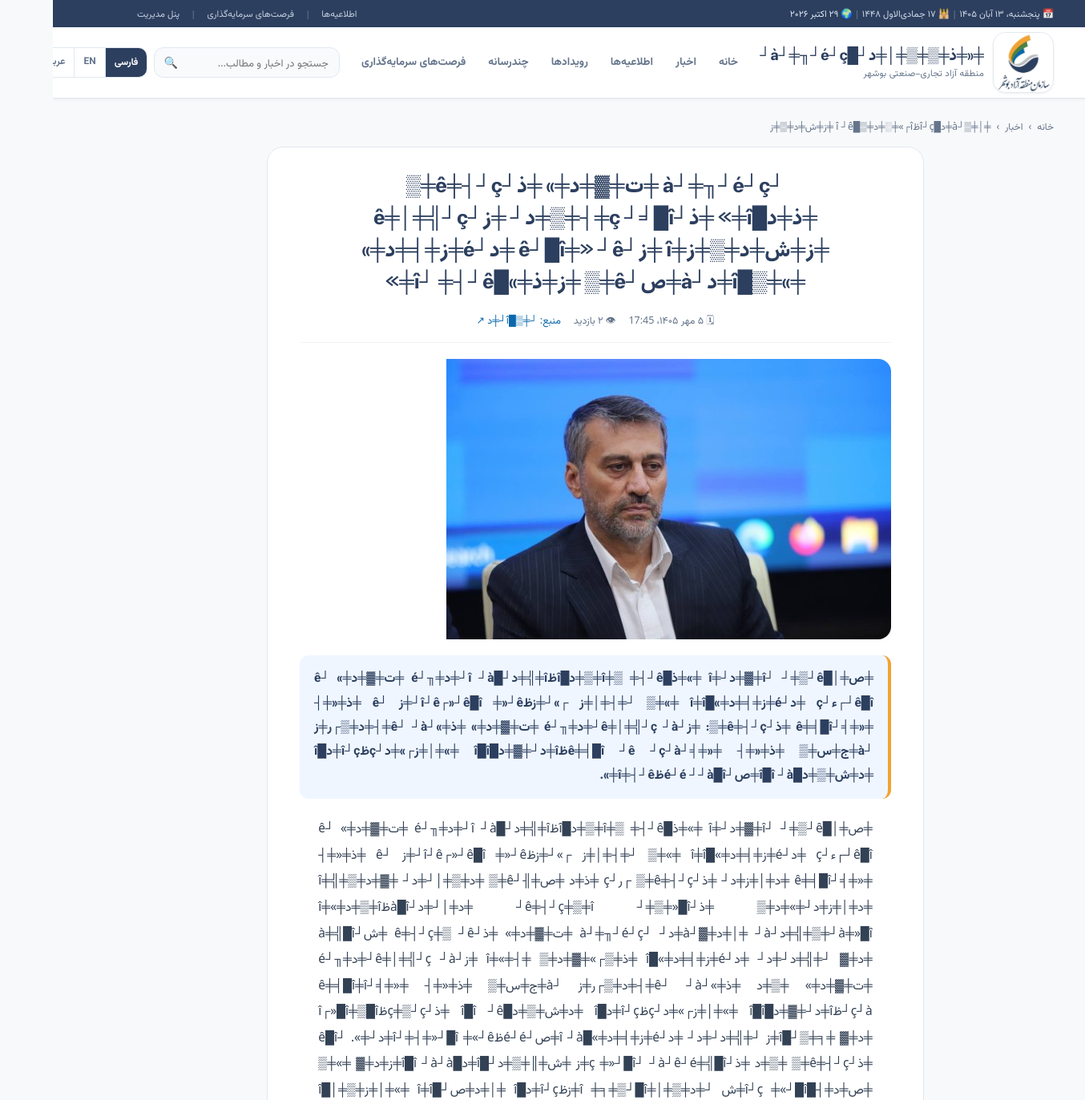
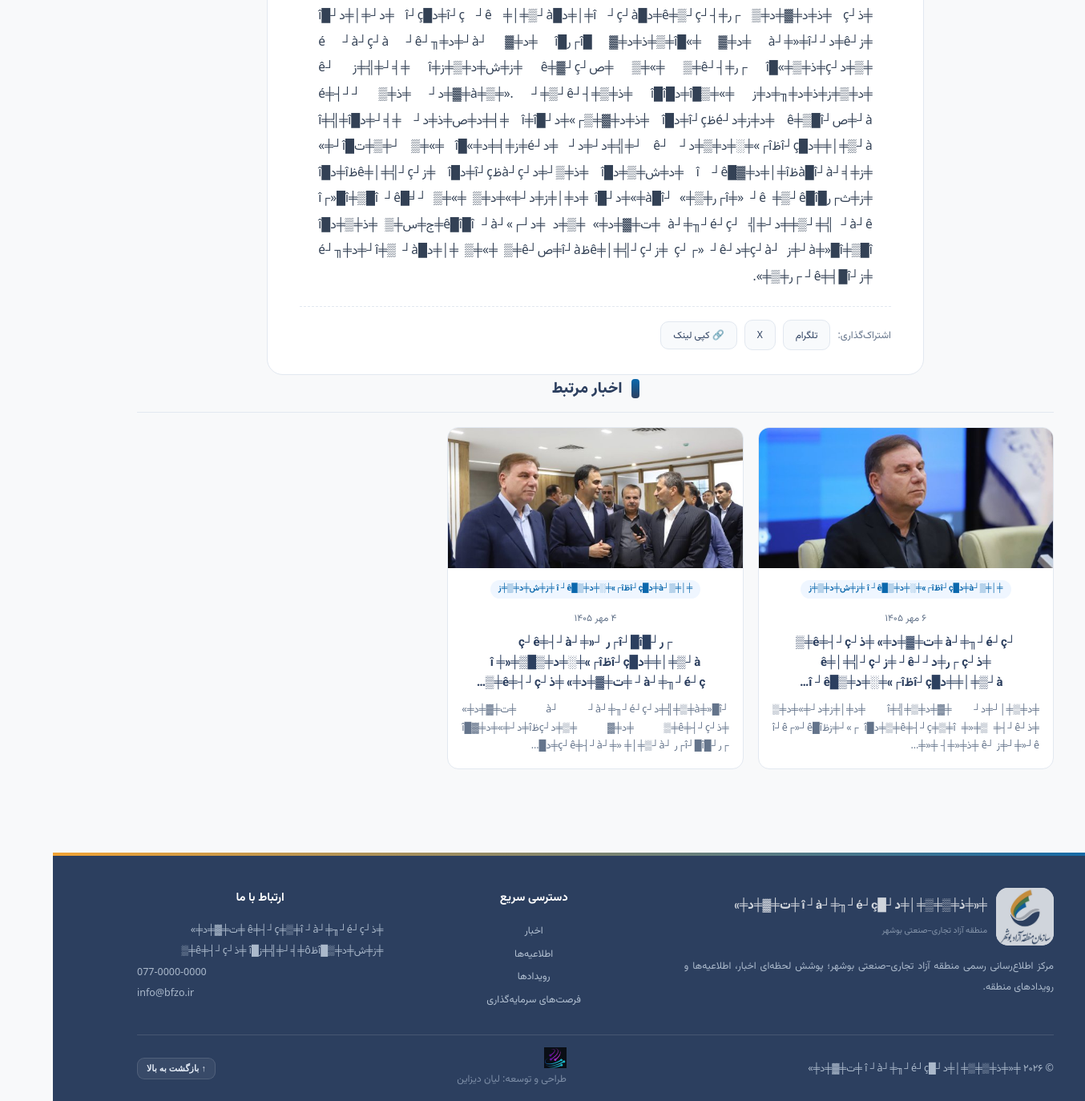
Screenshot of /index.php?id=33&p=article&lang=fa with the database file from the repository (2 pictures, top to bottom).
### tables this page shows
CREATE TABLE `articles` (
  `id` int(10) unsigned NOT NULL AUTO_INCREMENT,
  `category_id` int(10) unsigned DEFAULT NULL,
  `image` varchar(300) DEFAULT NULL,
  `source_name` varchar(120) DEFAULT NULL,
  `source_url` varchar(400) DEFAULT NULL,
  `is_pinned` tinyint(1) DEFAULT 0,
  `is_published` tinyint(1) DEFAULT 0,
  `published_at` datetime NOT NULL DEFAULT current_timestamp(),
  `views` int(10) unsigned DEFAULT 0,
  `created_at` datetime DEFAULT current_timestamp(),
  `updated_at` datetime DEFAULT NULL,
  PRIMARY KEY (`id`),
  KEY `idx_pub` (`is_published`,`published_at`),
  KEY `category_id` (`category_id`),
  CONSTRAINT `articles_ibfk_1` FOREIGN KEY (`category_id`) REFERENCES `categories` (`id`) ON DELETE SET NULL
);

CREATE TABLE `settings` (
  `k` varchar(100) NOT NULL,
  `v` text DEFAULT NULL,
  PRIMARY KEY (`k`)
);

### index.php (the view, shortened to what the rows shown need)
<?php
require_once __DIR__ . '/app.php';
$lang = lang();
$p   = getp('p', 'home');
function site_name(): string {
    $l = lang();
    return setting('site_name_' . $l, setting('site_name', app()['site']['name']));
}
function cat_names(): array {
    static $m = null; if ($m !== null) return $m;
    $m = []; foreach (categories(false) as $c) $m[(int)$c['id']] = (string)$c['name'];
    return $m;
}
function news_card(array $a, bool $big = false): string {
    $im = img($a['image']);
    $per = url('article', ['id' => $a['id']]);
    $cat = cat_names()[(int)($a['category_id'] ?? 0)] ?? '';
    return '<article class="ncard' . ($big ? ' ncard-big' : '') . '">
        <a class="ncard-im" href="' . e($per) . '">' . ($im ? '<img src="' . e($im) . '" alt="' . e($a['title']) . '" loading="lazy">' : '<span class="noimg">📰</span>') . '</a>
        <div class="ncard-bd">' . ($cat ? '<span class="ncard-cat">' . e($cat) . '</span>' : '') . '
            <div class="ncard-meta"><time>' . e(date_i18n($a['published_at'], false)) . '</time></div>
            <h3 class="ncard-t"><a href="' . e($per) . '">' . e($a['title']) . '</a></h3>
            <p class="ncard-x">' . e(excerpt($a['excerpt'] ?? '', $big ? 220 : 110)) . '</p>
        </div></article>';
}
function section_head(string $title, ?string $link = null): string {
    return '<div class="shead"><h2 class="stitle"><span></span>' . e($title) . '</h2>' .
        ($link ? '<a class="slink" href="' . e($link) . '">' . e(t('more')) . ' ›</a>' : '') . '</div>';
}
function page_header(string $pTitle = ''): void {
    $lang = lang();
    $site = site_name();
    $sub  = tl('منطقه آزاد تجاری–صنعتی بوشهر', 'Bushehr Free Trade Zone', 'المنطقة الحرة بوشهر');
    $nav = [
        'home' => t('home'), 'news' => t('news'), 'announcements' => t('announcements'),
        'events' => t('events'), 'media' => t('media'), 'investments' => t('investments'),
    ];
    $today = date('Y-m-d');
    $portalDate = date_i18n($today, false);
    if ($lang === 'fa') $portalDate = weekday_name($today) . '، ' . date_i18n($today, false);
    $hijri = hijri_date($today);
    $greg = '';
    if ($lang === 'fa') {
        $gm = [1=>'ژانویه','فوریه','مارس','آوریل','مه','ژوئن','ژوئیه','اوت','سپتامبر','اکتبر','نوامبر','دسامبر'];
        $ts = strtotime($today);
        $greg = fa_num(date('j', $ts)) . ' ' . $gm[(int)date('n', $ts)] . ' ' . fa_num(date('Y', $ts));
    }
    echo '<!doctype html><html lang="' . e($lang) . '" dir="' . dir_of() . '"><head>
<meta charset="utf-8"><meta name="viewport" content="width=device-width, initial-scale=1">
<title>' . e(($pTitle ? $pTitle . ' — ' : '') . $site . ' | ' . $sub) . '</title>
<meta name="description" content="' . e(setting('about_' . $lang, t('footer_desc'))) . '">
<link rel="icon" href="assets/img/brand/bushehr-free-zone-logo.jpg">
<link rel="stylesheet" href="assets/css/main.css?v=7">
<script>try{var m=localStorage.getItem("theme")||"auto";if(m==="dark"||(m==="auto"&&matchMedia("(prefers-color-scheme:dark)").matches))document.documentElement.dataset.theme="dark"}catch(e){}</script>
</head><body>
<div class="u-strip"><div class="wrap">
  <div class="u-info"><span class="u-date">📅 ' . e($portalDate) . '</span><span class="sep">&nbsp;|&nbsp;</span><span class="u-hijri">🕌 ' . e($hijri) . '</span>' . ($greg !== '' ? '<span class="sep">&nbsp;|&nbsp;</span><span class="u-greg">🌍 ' . e($greg) . '</span>' : '') . '</div>
  <div class="u-quick">
    <a href="' . e(url('announcements')) . '">' . e(t('announcements')) . '</a><span class="sep">|</span>
    <a href="' . e(url('investments')) . '">' . e(t('investments')) . '</a><span class="sep">|</span>
    <a href="admin.php">' . e(tl('پنل مدیریت', 'Admin', 'الإدارة')) . '</a>
  </div>
</div></div>
<header class="hdr"><div class="wrap hdr-in">
  <a class="hdr-brand" href="' . e(url('home')) . '">
    <span class="hdr-logo"><img src="assets/img/brand/bushehr-free-zone-logo.jpg" alt="' . e($site) . '"></span>
    <span class="hdr-bt"><b>' . e($site) . '</b><small>' . e($sub) . '</small></span>
  </a>
  <nav class="mainnav">';
    foreach ($nav as $k => $v) echo '<a class="nav-link' . (getp('p', 'home') === $k ? ' on' : '') . '" href="' . e(url($k)) . '">' . e($v) . '</a>';
    echo '</nav>
  <div class="top-actions">
    <form class="qsearch" action="index.php" method="get" role="search">
      <input type="hidden" name="p" value="search"><input type="hidden" name="lang" value="' . e($lang) . '">
      <input class="qin" type="search" name="q" placeholder="' . e(t('search_ph')) . '" required>
      <button aria-label="' . e(t('search')) . '">🔍</button>
    </form>
    <div class="langsw">';
    $g2 = $_GET;
    foreach (all_langs() as $lc) {
        $g2['p'] = getp('p', 'home'); $g2['lang'] = $lc;
        $ln = ['fa' => 'فارسی', 'en' => 'EN', 'ar' => 'عربی'][$lc];
        if ($lc !== $lang) echo '<a class="lang-b" href="index.php?' . e(http_build_query($g2)) . '">' . e($ln) . '</a>';
        else echo '<button class="lang-b cur" disabled>' . e($ln) . '</button>';
    }
    echo '</div>
    <button id="themeBtn" class="icon-btn" aria-label="theme">🌒</button>
    <button id="menuBtn" class="icon-btn menu-btn">☰</button>
  </div>
</div></header>
<main class="wrap main">';
}
function page_footer(): void {
    $site = site_name();
    echo '</main>
<footer class="foot"><div class="wrap"><div class="fgrid">
  <div><div class="fbrand"><span class="flogo"><img src="assets/img/brand/bushehr-free-zone-logo.jpg" alt=""></span>
     <span><b>' . e($site) . '</b><small>' . e(tl('منطقه آزاد تجاری–صنعتی بوشهر', 'Bushehr Free Trade Zone', 'المنطقة الحرة بوشهر')) . '</small></span></div>
    <p>' . e(t('footer_desc')) . '</p></div>
  <div><h4>' . e(t('quick_links')) . '</h4>
    <a class="flnk" href="' . e(url('news')) . '">' . e(t('news')) . '</a>
    <a class="flnk" href="' . e(url('announcements')) . '">' . e(t('announcements')) . '</a>
    <a class="flnk" href="' . e(url('events')) . '">' . e(t('events')) . '</a>
    <a class="flnk" href="' . e(url('investments')) . '">' . e(t('investments')) . '</a></div>
  <div><h4>' . e(t('contact')) . '</h4>
    <span>' . e(setting('address', '')) . '</span>
    <span dir="ltr">' . e(setting('phone', '')) . '</span>
    <span dir="ltr">' . e(setting('email', '')) . '</span></div>
</div>
<div class="foot-b"><span>© ' . e(num_i18n((int)date('Y'))) . ' ' . e($site) . '</span>
  <span class="credit"><img src="assets/img/brand/liandesign-logo.png" alt="Lian Design" width="28" height="26" loading="lazy">' . e(tl('طراحی و توسعه: لیان دیزاین', 'Design & Development: Lian Design', 'التصميم والتطوير: ليان ديزاين')) . '</span>
  <button class="totop" type="button" onclick="window.scrollTo({top:0,behavior:\'smooth\'})">↑ ' . e(tl('بازگشت به بالا', 'Back to top', 'العودة إلى الأعلى')) . '</button></div></div>
</footer>
<script src="assets/js/main.js?v=2" defer></script>
</body></html>';
}
switch ($p) {
case 'article': {
    $id = ini('id', 0); $a = $id ? article_find($id) : null;
    $catName = cat_names()[(int)$a['category_id']] ?? '';
    page_header($a['title']);
    $im = img($a['image']);
    echo '<nav class="crumbs"><a href="' . e(url('home')) . '">' . e(t('home')) . '</a> › <a href="' . e(url('news')) . '">' . e(t('news')) . '</a>' .
         ($catName ? ' › <a href="' . e(url('news', ['cat' => (int)$a['category_id']])) . '">' . e($catName) . '</a>' : '') . '</nav>
    <article class="art">
      <h1 class="art-t">' . e($a['title']) . '</h1>
      <div class="art-meta">
        <time>🗓 ' . e(date_i18n($a['published_at'])) . '</time>
        <span>👁 ' . e(num_i18n((int)$a['views'] + 1)) . ' ' . e(t('views')) . '</span>' .
        ($a['source_url'] ? '<a class="src" href="' . e($a['source_url']) . '" target="_blank" rel="noopener">' . e(t('source')) . ': ' . e($a['source_name'] ?: (string)parse_url((string)$a['source_url'], PHP_URL_HOST)) . ' ↗</a>' : '') . '
      </div>' .
      ($im ? '<figure class="art-im"><img src="' . e($im) . '" alt="' . e($a['title']) . '"></figure>' : '') .
      ($a['excerpt'] ? '<p class="art-lead">' . e($a['excerpt']) . '</p>' : '') .
      ($lang !== 'fa' && !q1("SELECT id FROM article_translations WHERE article_id = ? AND lang = ? AND body IS NOT NULL", [$id, $lang])
          ? '<p class="tr-note">ℹ️ ' . e(tl('ترجمه کامل متن این خبر به این زبان در دست تهیه است؛ متن کامل به فارسی نشان داده می‌شود.',
                                          'Full translation of this article is in progress; the original Persian text is shown below.',
                                          'الترجمة الكاملة لهذا الخبر قيد الإعداد؛ يتم عرض النص الفارسي أدناه.')) . '</p>' : '') .
      '<div class="prose">' . nl2br(e($a['body'] ?? '')) . '</div>';
    echo '<div class="share"><span>' . e(tl('اشتراک‌گذاری', 'Share', 'مشاركة')) . ':</span>
      <a target="_blank" rel="noopener" href="https://t.me/share/url?url=' . e(urlencode('http://' . ($_SERVER['HTTP_HOST'] ?? '') . strtok($_SERVER['REQUEST_URI'] ?: '', '?') . '?p=article&id=' . $id)) . '">' . e(tl('تلگرام', 'Telegram', 'تيليجرام')) . '</a>
      <a target="_blank" rel="noopener" href="https://twitter.com/intent/tweet?url=' . e(urlencode('http://' . ($_SERVER['HTTP_HOST'] ?? '') . '?p=article&id=' . $id)) . '">X</a>
      <button id="copyBtn" onclick="copyLink()">🔗 ' . e(tl('کپی لینک', 'Copy link', 'نسخ الرابط')) . '</button></div>
    </article>';
    $rel = articles_query((int)$a['category_id'] ? 'a.category_id = ' . (int)$a['category_id'] . ' AND a.id != ' . $id : 'a.id != ' . $id, [], 3);
    if ($rel) echo '<section class="sec">' . section_head(t('related')) . '<div class="ngrid">' . implode('', array_map(fn($r) => news_card($r), $rel)) . '</div></section>';
    page_footer();
} break;
}

### rows the page displays
articles: published_at "۵ مهر ۱۴۰۵، 17:45", num_i18n((int)$a['views'] + 1) "۲", image (picture)
articles: image (picture), category "╪│╪▒┘à╪د█î┘çظî┌»╪░╪د╪▒█î ┘ê ╪ز╪ش╪د╪▒╪ز"
articles: image (picture), category "╪│╪▒┘à╪د█î┘çظî┌»╪░╪د╪▒█î ┘ê ╪ز╪ش╪د╪▒╪ز"
settings: v "╪«╪ذ╪▒╪▒╪│╪د┘█î ┘à┘╪╖┘é┘ç ╪ت╪▓╪د╪»"
settings: v "╪ذ┘ê╪┤┘ç╪▒╪î ┘à┘╪╖┘é┘ç ╪ت╪▓╪د╪» ╪ز╪ش╪د╪▒█îظô╪╡┘╪╣╪ز█î ╪ذ┘ê╪┤┘ç╪▒"
settings: v "077-0000-0000"
settings: v "info@bfzo.ir"

### other values shown
$portalDate "پنجشنبه، ۱۳ آبان ۱۴۰۵"
$hijri "۱۷ جمادی‌الاول ۱۴۴۸"
t('announcements') "اطلاعیه‌ها"
t('investments') "فرصت‌های سرمایه‌گذاری"
$v "خانه"
$v "اخبار"
$v "اطلاعیه‌ها"
$v "رویدادها"
$v "چندرسانه"
$v "فرصت‌های سرمایه‌گذاری"
$ln "فارسی"
t('home') "خانه"
t('news') "اخبار"
$catName "╪│╪▒┘à╪د█î┘çظî┌»╪░╪د╪▒█î ┘ê ╪ز╪ش╪د╪▒╪ز"
t('views') "بازدید"
